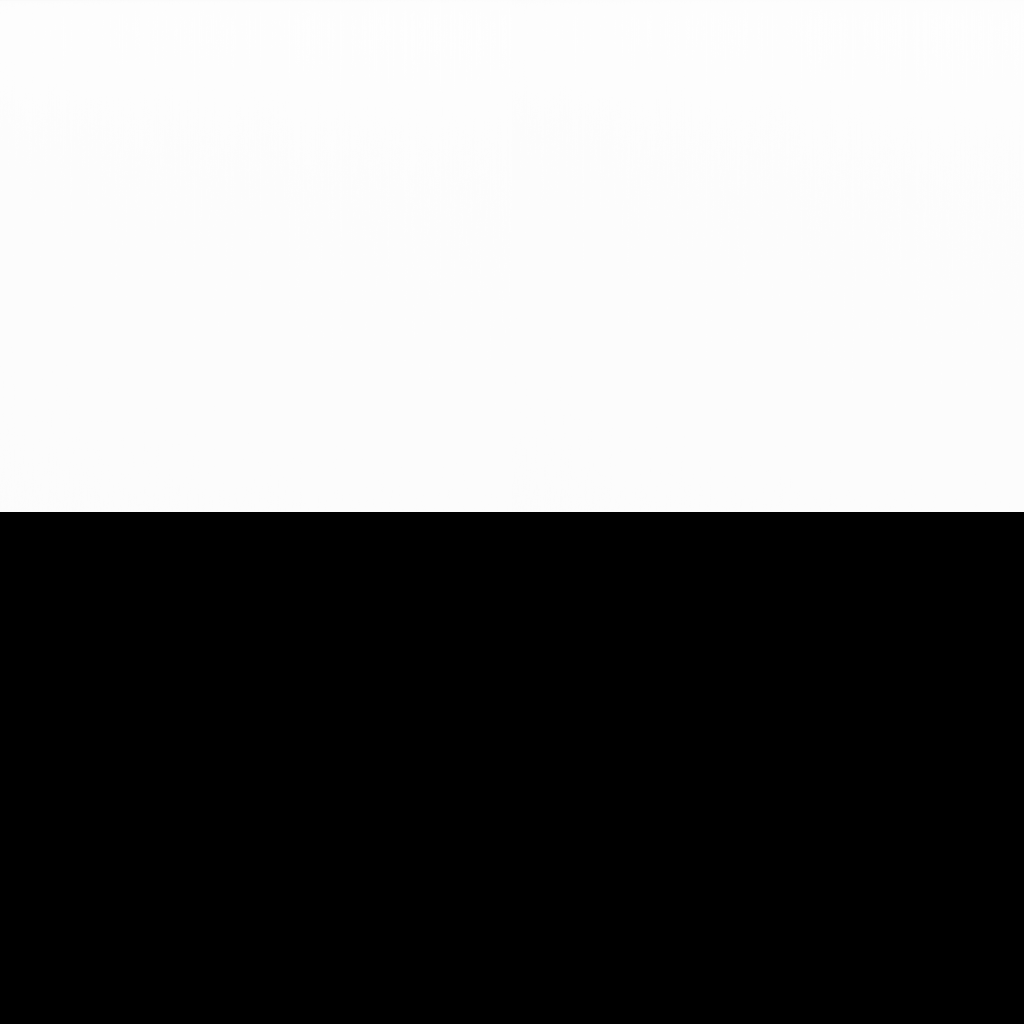

Recreate this plot in Python.
from time import sleep
import andorsdk
import numpy as np
from PIL import Image

camera = andorsdk.Andorsdk()

camera.setParameters()
camera.startAcquisition()
while (camera.getStatus() != "DRV_IDLE"):
    sleep(1)
    
img = camera.getImage()
npimg = np.array(img)
npimg = npimg/np.max(npimg)*255
png = Image.fromarray(npimg)
png = png.convert('RGB')
png.save('test.png')

camera.shutDown()